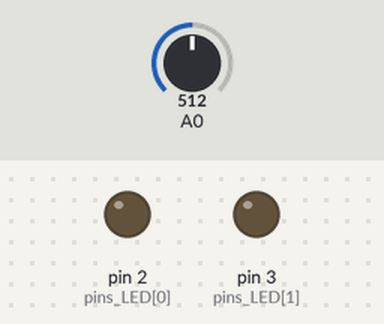
The sketch below on a simulated Arduino Uno, built with avr-gcc and run on an emulated ATmega328P. On the bench: output pins drawn as LEDs (lit = HIGH). Dashed ring = blinking. The inputs (shaded band) are chosen by the test bench; at power-on: A0 = 512.

Above: at 1.2 s.
1.3 s: A0 set to 716
At 4.0 s:
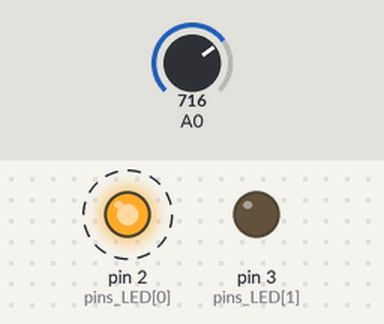
4.3 s: A0 set to 900
At 5.3 s:
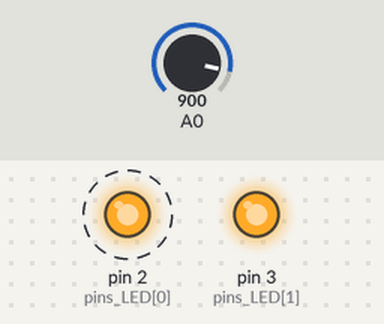
7.3 s: A0 set to 1023
Timing chart, 0 to 16.3 s (numbered marks = the images above; inputs shaded):
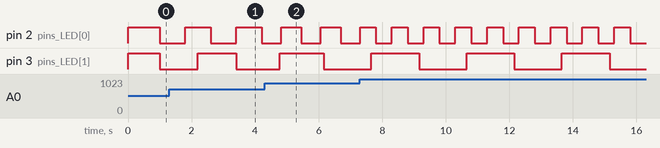

The sketch:

HW6.ino
```cpp
int pins_LED[] = {2,3}; //LED 연결 핀
unsigned long time_previous[] = {0,0};
unsigned long time_current[] = {0,0};
unsigned long interval[] = {0,0};
boolean LED_state[] = {false, false};

void setup() {
  pinMode(A0, INPUT);
  for (int i=0; i<2; i++) {
    pinMode(pins_LED[i], OUTPUT);
    digitalWrite(pins_LED[i], LED_state[i]);
    time_previous[i] = millis();
  }
  Serial.begin(9600);
}

void loop() {
  for (int i = 0; i < 2; i++) {
    time_current[i] = millis();
    if (time_current[i] - time_previous[i] >= interval[i]) {
      time_previous[i] = time_current[i];
      LED_state[i] = !LED_state[i];
      digitalWrite(pins_LED[i], LED_state[i]);
    }
    int adc = analogRead(A0);
    if (i == 0) {
      interval[i] = map(adc, 0, 1023, 1500, 500);
    } else {
      interval[i] = map(adc, 0, 1023, 500, 1500);
    }
  }
}
```

Measured:
- by itself, pin 2 (pins_LED[0]): alternates HIGH for 0.50 s and LOW for 0.50 s
- by itself, pin 3 (pins_LED[1]): alternates HIGH for 1.5 s and LOW for 1.5 s
